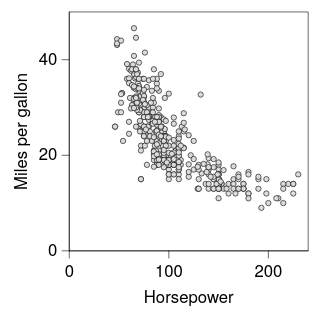

The specification (Vega-Lite) saved for this image:
### Vega-Lite specification from a JSON file in a GitHub repository (floating-point values rounded to 4 significant figures; data arrays with more than 128 entries replaced by an {"elided": "..."} marker saying what was removed)
{"background": null, "config": {"arc": {"fill": "#DBDBDB", "fillOpacity": 1.0, "innerRadius": 25.0, "padAngle": 0.03, "stroke": "black", "strokeOpacity": 1, "strokeWidth": 0.25}, "area": {"fill": "#DBDBDB", "fillOpacity": 1.0, "stroke": "black", "strokeOpacity": 1, "strokeWidth": 0.25}, "axis": {"domain": true, "domainCap": "round", "domainColor": "black", "domainWidth": 0.25, "grid": false, "gridCap": "round", "gridColor": "#F1F1F1", "gridDash": [0, 0], "gridOpacity": 1.0, "gridWidth": 0.25, "labelColor": "black", "labelFont": "Helvetica Neue", "labelFontSize": 7, "labelFontStyle": "normal", "labelFontWeight": 400, "offset": 0, "ticks": true, "tickCap": "round", "tickColor": "black", "tickRound": false, "tickSize": 3, "tickWidth": 0.25, "titleColor": "black", "titleFont": "Helvetica Neue", "titleFontSize": 7, "titleFontStyle": "normal", "titleFontWeight": 400}, "axisX": {"domain": true, "labelAlign": "center", "labelAngle": 0, "labels": true, "ticks": true, "translate": 0}, "axisY": {"domain": true, "labelAlign": "right", "labelAngle": 0, "labels": true, "ticks": true, "translate": 0}, "axisRight": {"domain": true, "labelAlign": "left", "labelAngle": 0, "labels": true, "ticks": true, "translate": 0}, "axisTop": {"domain": true, "labelAlign": "center", "labelAngle": 0, "labels": true, "ticks": true, "translate": 0}, "axisBand": {"tickOffset": 0}, "bar": {"fill": "#DBDBDB", "fillOpacity": 1.0, "stroke": "black", "strokeOpacity": 1, "strokeWidth": 0.25}, "boxplot": {"size": 9.0, "ticks": {"cornerRadius": 0.25, "fill": "black", "size": 4.5, "thickness": 0.25}, "box": {"fillOpacity": 1.0, "stroke": "black", "strokeOpacity": 1, "strokeWidth": 0.25}, "median": {"fill": "black", "fillOpacity": 1.0, "size": 9.0, "thickness": 0.25}, "rule": {"fill": "black", "fillOpacity": 1.0, "size": 10.0, "stroke": "black", "strokeDash": [0, 0], "strokeOpacity": 1, "strokeWidth": 0.25}, "outliers": {"color": "black", "fill": "black", "fillOpacity": 1.0, "size": 0, "stroke": "black", "strokeOpacity": 1, "strokeWidth": 0.25}}, "circle": {"fill": "black", "fillOpacity": 1.0, "size": 0.5, "stroke": null, "strokeOpacity": 1, "strokeWidth": 0.25}, "errorband": {"band": {"fillOpacity": 0.6, "stroke": null, "strokeWidth": 0.25, "strokeOpacity": 1}, "borders": {"opacity": 0, "strokeOpacity": 0.25, "strokeWidth": 1}}, "errorbar": {"opacity": 1, "rule": {"strokeDash": [0, 0], "strokeWidth": 0.25}, "ticks": {"color": "black", "cornerRadius": 0.125, "opacity": 1, "size": 6.0, "thickness": 0.25}, "thickness": 0.25}, "font": "Helvetica Neue", "geoshape": {"fill": "#DBDBDB", "fillOpacity": 1.0, "stroke": "black", "strokeOpacity": 1, "strokeWidth": 0.25}, "header": {"labelColor": "black", "labelFont": "Helvetica Neue", "labelFontSize": 7, "labelFontStyle": "normal", "labelFontWeight": 400, "titleColor": "black", "titleFont": "Helvetica Neue", "titleFontSize": 7, "titleFontStyle": "normal", "titleFontWeight": 400, "titlePadding": 0}, "legend": {"disable": false, "offset": 4.5, "titlePadding": 4, "labelOffset": 2, "gradientLabelOffset": 2, "gradientLength": 50.0, "gradientThickness": 5.0, "gradientOpacity": 1.0, "gradientStrokeColor": "black", "gradientStrokeWidth": 0.25, "labelColor": "black", "labelFont": "Helvetica Neue", "labelFontSize": 7, "labelFontStyle": "normal", "labelFontWeight": 400, "strokeColor": "black", "strokeWidth": 0, "symbolSize": 42, "symbolStrokeColor": "black", "symbolStrokeWidth": 0.25, "titleColor": "black", "titleFont": "Helvetica Neue", "titleFontSize": 7, "titleFontStyle": "normal", "titleFontWeight": 400}, "line": {"color": "black", "stroke": "black", "strokeCap": "round", "strokeDash": [0, 0], "strokeOpacity": 1, "strokeWidth": 0.375}, "point": {"filled": true, "fill": "#DBDBDB", "fillOpacity": 1.0, "size": 5.0, "stroke": "black", "strokeOpacity": 1, "strokeWidth": 0.25}, "range": {"category": ["#C6D9F1", "#F1C9CB", "#FEF0B9", "#CEE37A", "#7AA8E0", "#E589A3", "#FDDD5D", "#68B961", "#4177B1", "#C35082", "#E5C227", "#438156"], "diverging": {"scheme": ["#C35082", "#CE6D94", "#D989A7", "#E2A4BA", "#EABFCE", "#F1DBE2", "#F6F6F6", "#D7E0EB", "#B9CBE0", "#9BB6D5", "#7DA1C9", "#5F8CBD", "#4177B1"]}, "heatmap": {"scheme": ["#130010", "#27022E", "#370453", "#3D1E76", "#3A3B92", "#2E57AA", "#1374BA", "#1A90BE", "#20ABC1", "#27C6C1", "#48DEB3", "#91EE9F"]}, "ordinal": {"scheme": ["#F1F1F1", "#DBDBDB", "#C6C6C6", "#B2B2B2", "#9D9D9D", "#898989", "#767676", "#636363", "#515151", "#404040", "#2F2F2F", "#1F1F1F"]}, "ramp": {"scheme": ["#130010", "#27022E", "#370453", "#3D1E76", "#3A3B92", "#2E57AA", "#1374BA", "#1A90BE", "#20ABC1", "#27C6C1", "#48DEB3", "#91EE9F"]}}, "rule": {"color": "black", "stroke": "black", "strokeCap": "round", "strokeDash": [2, 2], "strokeOpacity": 1, "strokeWidth": 0.25}, "scale": {"bandPaddingInner": 0.1, "bandPaddingOuter": 0.1, "round": false}, "rect": {"fill": "#DBDBDB", "fillOpacity": 1.0, "stroke": "black", "strokeOpacity": 1, "strokeWidth": 0.25}, "square": {"fill": "#DBDBDB", "fillOpacity": 1.0, "size": 10.0, "stroke": "black", "strokeOpacity": 1, "strokeWidth": 0.25}, "text": {"color": "black", "font": "Helvetica Neue", "fontSize": 7, "fontStyle": "normal", "fontWeight": 400}, "title": {"anchor": "middle", "frame": "group", "color": "black", "font": "Helvetica Neue", "fontSize": 7, "fontStyle": "normal", "fontWeight": 400, "subtitleColor": "black", "subtitleFont": "Helvetica Neue", "subtitleFontSize": "Helvetica Neue", "subtitleFontStyle": "normal", "subtitleFontWeight": 400}, "view": {"continuousWidth": 100, "continuousHeight": 100, "discreteWidth": 100, "discreteHeight": 100, "fill": null, "stroke": "black", "strokeWidth": 0.25}}, "data": {"name": "data-7285c4e2e195e5a75737a34913199f5f"}, "mark": {"type": "point"}, "encoding": {"x": {"field": "Horsepower", "type": "quantitative"}, "y": {"field": "Miles_per_Gallon", "title": "Miles per gallon", "type": "quantitative"}}, "$schema": "https://vega.github.io/schema/vega-lite/v6.4.1.json", "datasets": {"data-7285c4e2e195e5a75737a34913199f5f": {"elided": "392 records"}}}
